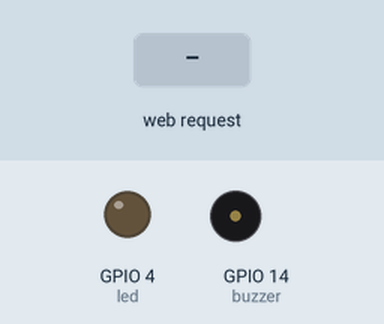
A sketch run on a simulated ESP8266 (NodeMCU). On the bench: output pins drawn as LEDs (lit = HIGH), buzzer (waves = sounding, pin HIGH). The test bench sets the inputs (shaded band). WiFi joins after 1.5 s; servers stay silent unless stated; what the sketch prints to the serial monitor is not drawn.

Above: at 3.7 s.
3.8 s: HTTP request GET /on received
At 5.0 s:
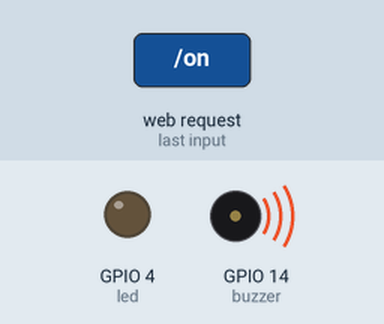
5.3 s: HTTP request GET /ledon received
At 6.2 s:
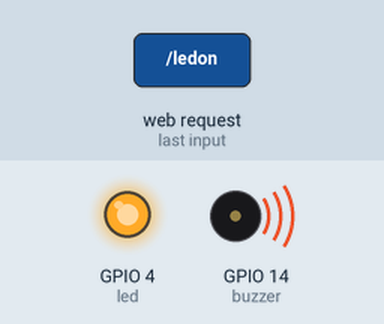
6.8 s: HTTP request GET /off received
At 7.4 s:
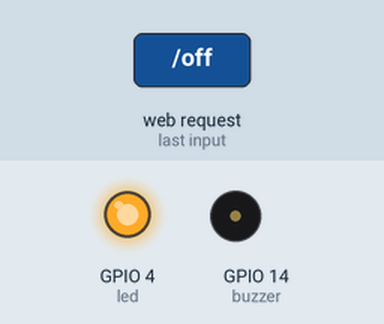
8.3 s: HTTP request GET /ledoff received
At 9.7 s:
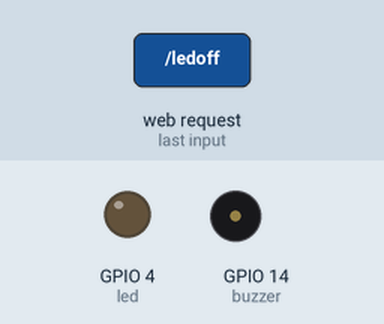
Timing chart, 0 to 10.8 s (numbered marks = the images above; inputs shaded):
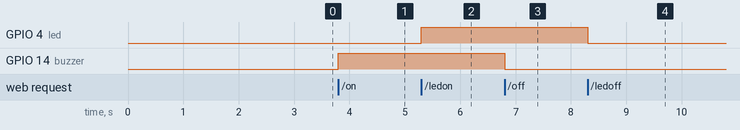

The sketch:

ROGER.ino
```cpp
#include <ESP8266WiFi.h>
#include <ESP8266WebServer.h>

const String ssid = "hujan";
const String password = "pastidingin";
int buzzer = 14;
int led = 4;


ESP8266WebServer server(80);

void turnOnBuzzer() {
  digitalWrite(buzzer, HIGH);
  server.send(200, "text/html", "ON");
}

void turnOffBuzzer() {
  digitalWrite(buzzer, LOW);
  server.send(200, "text/html", "OFF");
}

void turnOnLed() {
  digitalWrite(led, HIGH);
  server.send(200, "text/html", "ON");
}

void turnOffLed() {
  digitalWrite(led, LOW);
  server.send(200, "text/html", "OFF");
}


void setup() {
  // put your setup code here, to run once:
  Serial.begin(9600);
  pinMode(buzzer, OUTPUT);
  pinMode(led, OUTPUT);
  delay(1000);

//  connect to wifi
  WiFi.begin(ssid, password);
  while (WiFi.status() != WL_CONNECTED) {
    delay(500);
    Serial.print(".");
  }

  Serial.println("");
  Serial.println("WiFi connected");
  Serial.println("IP Address: ");
  Serial.println(WiFi.localIP());

  server.on("/on", HTTP_GET, turnOnBuzzer);
  server.on("/off", HTTP_GET, turnOffBuzzer);
  server.on("/ledon", HTTP_GET, turnOnLed);
  server.on("/ledoff", HTTP_GET, turnOffLed);

  server.begin();
  Serial.println("Server is running...");
}

void loop() {
  // put your main code here, to run repeatedly:
  server.handleClient();

}
```

Measured:
- after the input at 3.8 s, GPIO 14 (buzzer): LOW → HIGH at once
- after the input at 5.3 s, GPIO 4 (led): LOW → HIGH at once
- after the input at 6.8 s, GPIO 14 (buzzer): HIGH → LOW at once
- after the input at 8.3 s, GPIO 4 (led): HIGH → LOW at once
